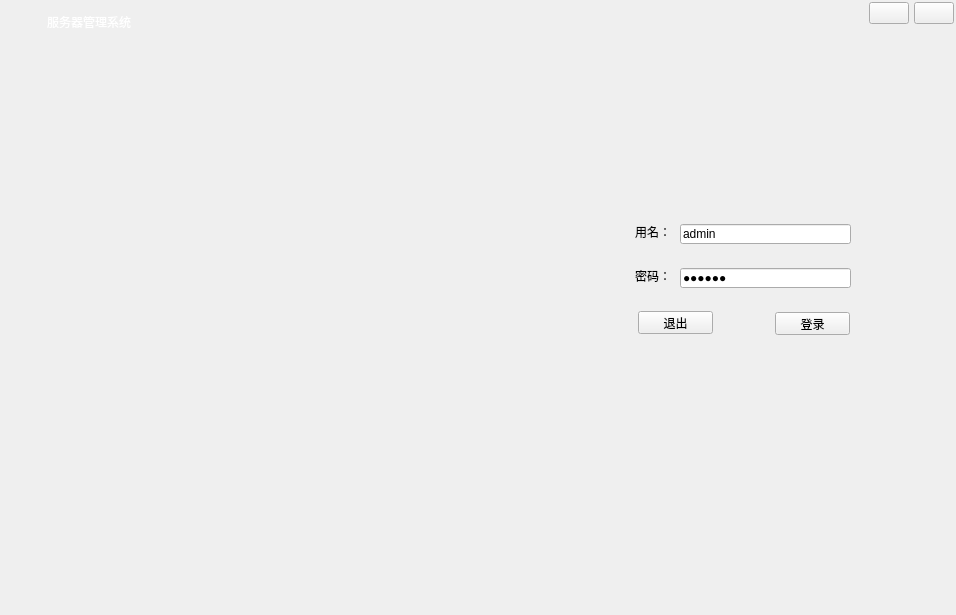
<?xml version="1.0" encoding="UTF-8"?>
<ui version="4.0">
 <class>MainWindow</class>
 <widget class="QWidget" name="MainWindow">
  <property name="geometry">
   <rect>
    <x>0</x>
    <y>0</y>
    <width>956</width>
    <height>615</height>
   </rect>
  </property>
  <property name="windowTitle">
   <string>局域网通信管理系统</string>
  </property>
  <property name="windowIcon">
   <iconset resource="images.qrc">
    <normaloff>:/resource/images/ic_app.png</normaloff>:/resource/images/ic_app.png</iconset>
  </property>
  <property name="styleSheet">
   <string notr="true"/>
  </property>
  <layout class="QVBoxLayout" name="verticalLayout">
   <property name="spacing">
    <number>0</number>
   </property>
   <property name="leftMargin">
    <number>2</number>
   </property>
   <property name="topMargin">
    <number>2</number>
   </property>
   <property name="rightMargin">
    <number>2</number>
   </property>
   <property name="bottomMargin">
    <number>2</number>
   </property>
   <item>
    <widget class="QWidget" name="widgetWinTitle" native="true">
     <property name="minimumSize">
      <size>
       <width>0</width>
       <height>40</height>
      </size>
     </property>
     <property name="maximumSize">
      <size>
       <width>16777215</width>
       <height>40</height>
      </size>
     </property>
     <layout class="QHBoxLayout" name="horizontalLayout_2" stretch="0,1,0,0">
      <property name="spacing">
       <number>5</number>
      </property>
      <property name="leftMargin">
       <number>10</number>
      </property>
      <property name="topMargin">
       <number>0</number>
      </property>
      <property name="rightMargin">
       <number>0</number>
      </property>
      <property name="bottomMargin">
       <number>0</number>
      </property>
      <item>
       <widget class="QLabel" name="labelWinIcon">
        <property name="minimumSize">
         <size>
          <width>30</width>
          <height>30</height>
         </size>
        </property>
        <property name="maximumSize">
         <size>
          <width>50</width>
          <height>50</height>
         </size>
        </property>
        <property name="text">
         <string/>
        </property>
        <property name="pixmap">
         <pixmap resource="images.qrc">:/resource/images/ic_app.png</pixmap>
        </property>
       </widget>
      </item>
      <item>
       <widget class="QLabel" name="labelWinTitle">
        <property name="styleSheet">
         <string notr="true">color: #FFFFFF;</string>
        </property>
        <property name="text">
         <string>服务器管理系统</string>
        </property>
       </widget>
      </item>
      <item alignment="Qt::AlignTop">
       <widget class="QPushButton" name="btnWinMin">
        <property name="focusPolicy">
         <enum>Qt::NoFocus</enum>
        </property>
        <property name="text">
         <string/>
        </property>
        <property name="icon">
         <iconset resource="images.qrc">
          <normaloff>:/resource/common/ic_min.png</normaloff>:/resource/common/ic_min.png</iconset>
        </property>
       </widget>
      </item>
      <item alignment="Qt::AlignTop">
       <widget class="QPushButton" name="btnWinClose">
        <property name="focusPolicy">
         <enum>Qt::NoFocus</enum>
        </property>
        <property name="text">
         <string/>
        </property>
        <property name="icon">
         <iconset resource="images.qrc">
          <normaloff>:/resource/common/ic_close_white.png</normaloff>:/resource/common/ic_close_white.png</iconset>
        </property>
       </widget>
      </item>
     </layout>
    </widget>
   </item>
   <item>
    <widget class="QWidget" name="widgetBody" native="true">
     <layout class="QHBoxLayout" name="horizontalLayout">
      <property name="spacing">
       <number>0</number>
      </property>
      <property name="leftMargin">
       <number>0</number>
      </property>
      <property name="topMargin">
       <number>0</number>
      </property>
      <property name="rightMargin">
       <number>0</number>
      </property>
      <property name="bottomMargin">
       <number>0</number>
      </property>
      <item>
       <widget class="QStackedWidget" name="stackedWidgetMain">
        <property name="styleSheet">
         <string notr="true"/>
        </property>
        <property name="currentIndex">
         <number>0</number>
        </property>
        <widget class="QWidget" name="LoginWidget">
         <widget class="QWidget" name="widgetUser" native="true">
          <property name="geometry">
           <rect>
            <x>600</x>
            <y>160</y>
            <width>282</width>
            <height>147</height>
           </rect>
          </property>
          <property name="minimumSize">
           <size>
            <width>282</width>
            <height>147</height>
           </size>
          </property>
          <property name="maximumSize">
           <size>
            <width>282</width>
            <height>147</height>
           </size>
          </property>
          <widget class="QPushButton" name="btnExit">
           <property name="geometry">
            <rect>
             <x>36</x>
             <y>109</y>
             <width>75</width>
             <height>23</height>
            </rect>
           </property>
           <property name="focusPolicy">
            <enum>Qt::NoFocus</enum>
           </property>
           <property name="text">
            <string>退出</string>
           </property>
           <property name="icon">
            <iconset resource="images.qrc">
             <normaloff>:/resource/images/ic_cancel.png</normaloff>:/resource/images/ic_cancel.png</iconset>
           </property>
          </widget>
          <widget class="QPushButton" name="btnLogin">
           <property name="geometry">
            <rect>
             <x>173</x>
             <y>110</y>
             <width>75</width>
             <height>23</height>
            </rect>
           </property>
           <property name="focusPolicy">
            <enum>Qt::NoFocus</enum>
           </property>
           <property name="text">
            <string>登录</string>
           </property>
           <property name="icon">
            <iconset resource="images.qrc">
             <normaloff>:/resource/images/ic_ok.png</normaloff>:/resource/images/ic_ok.png</iconset>
           </property>
          </widget>
          <widget class="QLabel" name="label">
           <property name="geometry">
            <rect>
             <x>33</x>
             <y>22</y>
             <width>36</width>
             <height>16</height>
            </rect>
           </property>
           <property name="text">
            <string>用名：</string>
           </property>
          </widget>
          <widget class="QLabel" name="label_2">
           <property name="geometry">
            <rect>
             <x>33</x>
             <y>66</y>
             <width>36</width>
             <height>16</height>
            </rect>
           </property>
           <property name="text">
            <string>密码：</string>
           </property>
          </widget>
          <widget class="QLineEdit" name="lineEditUser">
           <property name="geometry">
            <rect>
             <x>78</x>
             <y>22</y>
             <width>171</width>
             <height>20</height>
            </rect>
           </property>
           <property name="text">
            <string>admin</string>
           </property>
          </widget>
          <widget class="QLineEdit" name="lineEditPasswd">
           <property name="geometry">
            <rect>
             <x>78</x>
             <y>66</y>
             <width>171</width>
             <height>20</height>
            </rect>
           </property>
           <property name="text">
            <string>123456</string>
           </property>
           <property name="echoMode">
            <enum>QLineEdit::Password</enum>
           </property>
          </widget>
         </widget>
        </widget>
        <widget class="QWidget" name="MainWidget">
         <layout class="QHBoxLayout" name="horizontalLayout_3" stretch="0,0">
          <property name="spacing">
           <number>0</number>
          </property>
          <property name="leftMargin">
           <number>10</number>
          </property>
          <property name="topMargin">
           <number>0</number>
          </property>
          <property name="rightMargin">
           <number>2</number>
          </property>
          <property name="bottomMargin">
           <number>2</number>
          </property>
          <item>
           <widget class="QWidget" name="widgetNav" native="true">
            <layout class="QVBoxLayout" name="verticalLayout_3">
             <item>
              <widget class="QPushButton" name="btnUserInfoPage">
               <property name="focusPolicy">
                <enum>Qt::NoFocus</enum>
               </property>
               <property name="text">
                <string>用户查询</string>
               </property>
               <property name="icon">
                <iconset resource="images.qrc">
                 <normaloff>:/resource/images/ic_find.png</normaloff>:/resource/images/ic_find.png</iconset>
               </property>
               <property name="iconSize">
                <size>
                 <width>24</width>
                 <height>24</height>
                </size>
               </property>
               <property name="checkable">
                <bool>true</bool>
               </property>
               <property name="checked">
                <bool>true</bool>
               </property>
              </widget>
             </item>
             <item>
              <widget class="QPushButton" name="btnScorePage">
               <property name="focusPolicy">
                <enum>Qt::NoFocus</enum>
               </property>
               <property name="text">
                <string>用户信息</string>
               </property>
               <property name="icon">
                <iconset resource="images.qrc">
                 <normaloff>:/resource/images/ic_goods.png</normaloff>:/resource/images/ic_goods.png</iconset>
               </property>
               <property name="iconSize">
                <size>
                 <width>24</width>
                 <height>24</height>
                </size>
               </property>
               <property name="checkable">
                <bool>true</bool>
               </property>
              </widget>
             </item>
             <item>
              <widget class="QPushButton" name="btnScoreInsertPage">
               <property name="focusPolicy">
                <enum>Qt::NoFocus</enum>
               </property>
               <property name="text">
                <string>服务配置</string>
               </property>
               <property name="icon">
                <iconset resource="images.qrc">
                 <normaloff>:/resource/images/ic_goods.png</normaloff>:/resource/images/ic_goods.png</iconset>
               </property>
               <property name="iconSize">
                <size>
                 <width>24</width>
                 <height>24</height>
                </size>
               </property>
               <property name="checkable">
                <bool>true</bool>
               </property>
              </widget>
             </item>
             <item>
              <widget class="QPushButton" name="btnUsersPage">
               <property name="focusPolicy">
                <enum>Qt::NoFocus</enum>
               </property>
               <property name="text">
                <string>用户管理</string>
               </property>
               <property name="icon">
                <iconset resource="images.qrc">
                 <normaloff>:/resource/images/if_users.png</normaloff>:/resource/images/if_users.png</iconset>
               </property>
               <property name="iconSize">
                <size>
                 <width>24</width>
                 <height>24</height>
                </size>
               </property>
               <property name="checkable">
                <bool>true</bool>
               </property>
              </widget>
             </item>
             <item>
              <widget class="QPushButton" name="btnPasswordPage">
               <property name="focusPolicy">
                <enum>Qt::NoFocus</enum>
               </property>
               <property name="text">
                <string>密码修改</string>
               </property>
               <property name="icon">
                <iconset resource="images.qrc">
                 <normaloff>:/resource/images/ic_key.png</normaloff>:/resource/images/ic_key.png</iconset>
               </property>
               <property name="iconSize">
                <size>
                 <width>24</width>
                 <height>24</height>
                </size>
               </property>
               <property name="checkable">
                <bool>true</bool>
               </property>
              </widget>
             </item>
             <item>
              <widget class="QPushButton" name="btnDataBackup">
               <property name="focusPolicy">
                <enum>Qt::NoFocus</enum>
               </property>
               <property name="text">
                <string>数据备份</string>
               </property>
               <property name="icon">
                <iconset resource="images.qrc">
                 <normaloff>:/resource/images/ic_backup.png</normaloff>:/resource/images/ic_backup.png</iconset>
               </property>
               <property name="iconSize">
                <size>
                 <width>24</width>
                 <height>24</height>
                </size>
               </property>
               <property name="checkable">
                <bool>true</bool>
               </property>
              </widget>
             </item>
             <item>
              <spacer name="verticalSpacer">
               <property name="orientation">
                <enum>Qt::Vertical</enum>
               </property>
               <property name="sizeHint" stdset="0">
                <size>
                 <width>20</width>
                 <height>330</height>
                </size>
               </property>
              </spacer>
             </item>
             <item>
              <widget class="QPushButton" name="btnQuit">
               <property name="focusPolicy">
                <enum>Qt::NoFocus</enum>
               </property>
               <property name="text">
                <string>退出系统</string>
               </property>
               <property name="icon">
                <iconset resource="images.qrc">
                 <normaloff>:/resource/images/ic_exit.png</normaloff>:/resource/images/ic_exit.png</iconset>
               </property>
               <property name="iconSize">
                <size>
                 <width>24</width>
                 <height>24</height>
                </size>
               </property>
              </widget>
             </item>
            </layout>
           </widget>
          </item>
          <item>
           <widget class="QWidget" name="widgetRight" native="true">
            <layout class="QVBoxLayout" name="verticalLayout_8">
             <property name="spacing">
              <number>0</number>
             </property>
             <property name="leftMargin">
              <number>0</number>
             </property>
             <property name="topMargin">
              <number>0</number>
             </property>
             <property name="rightMargin">
              <number>0</number>
             </property>
             <property name="bottomMargin">
              <number>0</number>
             </property>
             <item>
              <widget class="AnimationStackedWidget" name="stackedWidgetFunc">
               <property name="currentIndex">
                <number>5</number>
               </property>
               <widget class="QWidget" name="page">
                <layout class="QVBoxLayout" name="verticalLayout_11">
                 <item alignment="Qt::AlignLeft|Qt::AlignTop">
                  <widget class="QGroupBox" name="groupBox_2">
                   <property name="title">
                    <string>用户信息</string>
                   </property>
                   <layout class="QVBoxLayout" name="verticalLayout_4"/>
                  </widget>
                 </item>
                </layout>
               </widget>
               <widget class="QWidget" name="page_2">
                <layout class="QVBoxLayout" name="verticalLayout_5" stretch="0">
                 <property name="spacing">
                  <number>10</number>
                 </property>
                 <property name="leftMargin">
                  <number>10</number>
                 </property>
                 <property name="topMargin">
                  <number>10</number>
                 </property>
                 <property name="rightMargin">
                  <number>10</number>
                 </property>
                 <property name="bottomMargin">
                  <number>10</number>
                 </property>
                 <item>
                  <widget class="QTextBrowser" name="textBrowser"/>
                 </item>
                </layout>
               </widget>
               <widget class="QWidget" name="page_3">
                <layout class="QVBoxLayout" name="verticalLayout_9"/>
               </widget>
               <widget class="QWidget" name="page_4">
                <layout class="QHBoxLayout" name="horizontalLayout_6" stretch="0,1,0">
                 <property name="spacing">
                  <number>10</number>
                 </property>
                 <property name="leftMargin">
                  <number>10</number>
                 </property>
                 <property name="topMargin">
                  <number>10</number>
                 </property>
                 <property name="rightMargin">
                  <number>10</number>
                 </property>
                 <property name="bottomMargin">
                  <number>0</number>
                 </property>
                 <item>
                  <widget class="QWidget" name="widget_2" native="true"/>
                 </item>
                 <item>
                  <widget class="QTableView" name="tableViewUsers"/>
                 </item>
                 <item>
                  <widget class="QGroupBox" name="groupBox_5">
                   <property name="title">
                    <string>用户管理</string>
                   </property>
                   <layout class="QVBoxLayout" name="verticalLayout_7">
                    <item>
                     <layout class="QGridLayout" name="gridLayout_3">
                      <item row="1" column="1" colspan="2">
                       <widget class="QLineEdit" name="lineEditAddPasswd">
                        <property name="placeholderText">
                         <string>默认1~6</string>
                        </property>
                       </widget>
                      </item>
                      <item row="1" column="0">
                       <widget class="QLabel" name="label_12">
                        <property name="text">
                         <string>用户密码：</string>
                        </property>
                       </widget>
                      </item>
                      <item row="3" column="0">
                       <widget class="QLabel" name="label_14">
                        <property name="text">
                         <string>联系电话：</string>
                        </property>
                       </widget>
                      </item>
                      <item row="5" column="0" colspan="2">
                       <widget class="QLabel" name="label_10">
                        <property name="text">
                         <string>用户头像：</string>
                        </property>
                        <property name="alignment">
                         <set>Qt::AlignLeading|Qt::AlignLeft|Qt::AlignTop</set>
                        </property>
                       </widget>
                      </item>
                      <item row="2" column="0">
                       <widget class="QLabel" name="label_13">
                        <property name="text">
                         <string>工作组：</string>
                        </property>
                       </widget>
                      </item>
                      <item row="4" column="1" colspan="2">
                       <widget class="QLineEdit" name="lineEditUserEmail">
                        <property name="placeholderText">
                         <string>工作邮箱</string>
                        </property>
                       </widget>
                      </item>
                      <item row="5" column="2">
                       <widget class="QLabel" name="labelUserHead">
                        <property name="minimumSize">
                         <size>
                          <width>66</width>
                          <height>66</height>
                         </size>
                        </property>
                        <property name="maximumSize">
                         <size>
                          <width>66</width>
                          <height>66</height>
                         </size>
                        </property>
                        <property name="styleSheet">
                         <string notr="true">QLabel {
	border: 1px solid #C9C9C9;
	border-radius: 2px;
}</string>
                        </property>
                        <property name="text">
                         <string/>
                        </property>
                        <property name="pixmap">
                         <pixmap resource="images.qrc">:/resource/images/if_users.png</pixmap>
                        </property>
                        <property name="alignment">
                         <set>Qt::AlignCenter</set>
                        </property>
                       </widget>
                      </item>
                      <item row="3" column="1" colspan="2">
                       <widget class="QLineEdit" name="lineEditUserPhone">
                        <property name="placeholderText">
                         <string>联系电话</string>
                        </property>
                       </widget>
                      </item>
                      <item row="0" column="0">
                       <widget class="QLabel" name="label_11">
                        <property name="text">
                         <string>用户姓名：</string>
                        </property>
                       </widget>
                      </item>
                      <item row="2" column="1" colspan="2">
                       <widget class="QLineEdit" name="lineEditUserGroup">
                        <property name="placeholderText">
                         <string>工作组</string>
                        </property>
                       </widget>
                      </item>
                      <item row="0" column="1" colspan="2">
                       <widget class="QLineEdit" name="lineEditAddUser">
                        <property name="placeholderText">
                         <string>用户姓名</string>
                        </property>
                       </widget>
                      </item>
                      <item row="4" column="0">
                       <widget class="QLabel" name="label_18">
                        <property name="text">
                         <string>工作邮箱：</string>
                        </property>
                       </widget>
                      </item>
                     </layout>
                    </item>
                    <item>
                     <spacer name="verticalSpacer_3">
                      <property name="orientation">
                       <enum>Qt::Vertical</enum>
                      </property>
                      <property name="sizeHint" stdset="0">
                       <size>
                        <width>20</width>
                        <height>223</height>
                       </size>
                      </property>
                     </spacer>
                    </item>
                    <item>
                     <layout class="QGridLayout" name="gridLayout_2">
                      <item row="0" column="0">
                       <widget class="QPushButton" name="btnUserInsert">
                        <property name="focusPolicy">
                         <enum>Qt::NoFocus</enum>
                        </property>
                        <property name="text">
                         <string>添加</string>
                        </property>
                        <property name="icon">
                         <iconset resource="images.qrc">
                          <normaloff>:/resource/images/ic_add.png</normaloff>:/resource/images/ic_add.png</iconset>
                        </property>
                       </widget>
                      </item>
                      <item row="0" column="1">
                       <widget class="QPushButton" name="btnUserRefresh">
                        <property name="focusPolicy">
                         <enum>Qt::NoFocus</enum>
                        </property>
                        <property name="text">
                         <string>刷新</string>
                        </property>
                        <property name="icon">
                         <iconset resource="images.qrc">
                          <normaloff>:/resource/images/ic_refresh.png</normaloff>:/resource/images/ic_refresh.png</iconset>
                        </property>
                       </widget>
                      </item>
                      <item row="1" column="0">
                       <widget class="QPushButton" name="btnUserEdit">
                        <property name="focusPolicy">
                         <enum>Qt::NoFocus</enum>
                        </property>
                        <property name="text">
                         <string>修改</string>
                        </property>
                        <property name="icon">
                         <iconset resource="images.qrc">
                          <normaloff>:/resource/images/ic_edit.png</normaloff>:/resource/images/ic_edit.png</iconset>
                        </property>
                       </widget>
                      </item>
                      <item row="1" column="1">
                       <widget class="QPushButton" name="btnUserDelete">
                        <property name="focusPolicy">
                         <enum>Qt::NoFocus</enum>
                        </property>
                        <property name="text">
                         <string>删除</string>
                        </property>
                        <property name="icon">
                         <iconset resource="images.qrc">
                          <normaloff>:/resource/images/ic_delete.png</normaloff>:/resource/images/ic_delete.png</iconset>
                        </property>
                       </widget>
                      </item>
                     </layout>
                    </item>
                   </layout>
                  </widget>
                 </item>
                </layout>
               </widget>
               <widget class="QWidget" name="page_5">
                <widget class="QGroupBox" name="groupBox_6">
                 <property name="geometry">
                  <rect>
                   <x>180</x>
                   <y>170</y>
                   <width>351</width>
                   <height>251</height>
                  </rect>
                 </property>
                 <property name="title">
                  <string>修改密码</string>
                 </property>
                 <layout class="QVBoxLayout" name="verticalLayout_2">
                  <item>
                   <layout class="QFormLayout" name="formLayout_3">
                    <item row="0" column="0">
                     <widget class="QLabel" name="label_15">
                      <property name="text">
                       <string>旧密码：</string>
                      </property>
                     </widget>
                    </item>
                    <item row="0" column="1">
                     <widget class="QLineEdit" name="lineEditOldPasswd">
                      <property name="echoMode">
                       <enum>QLineEdit::Password</enum>
                      </property>
                     </widget>
                    </item>
                    <item row="1" column="0">
                     <widget class="QLabel" name="label_16">
                      <property name="text">
                       <string>新密码：</string>
                      </property>
                     </widget>
                    </item>
                    <item row="1" column="1">
                     <widget class="QLineEdit" name="lineEditNewPasswd">
                      <property name="echoMode">
                       <enum>QLineEdit::Password</enum>
                      </property>
                     </widget>
                    </item>
                    <item row="2" column="0">
                     <widget class="QLabel" name="label_17">
                      <property name="text">
                       <string>新密码：</string>
                      </property>
                     </widget>
                    </item>
                    <item row="2" column="1">
                     <widget class="QLineEdit" name="lineEditNewPasswd2">
                      <property name="echoMode">
                       <enum>QLineEdit::Password</enum>
                      </property>
                     </widget>
                    </item>
                   </layout>
                  </item>
                  <item>
                   <spacer name="verticalSpacer_5">
                    <property name="orientation">
                     <enum>Qt::Vertical</enum>
                    </property>
                    <property name="sizeHint" stdset="0">
                     <size>
                      <width>20</width>
                      <height>50</height>
                     </size>
                    </property>
                   </spacer>
                  </item>
                  <item>
                   <layout class="QHBoxLayout" name="horizontalLayout_8">
                    <item>
                     <spacer name="horizontalSpacer_4">
                      <property name="orientation">
                       <enum>Qt::Horizontal</enum>
                      </property>
                      <property name="sizeHint" stdset="0">
                       <size>
                        <width>37</width>
                        <height>17</height>
                       </size>
                      </property>
                     </spacer>
                    </item>
                    <item>
                     <widget class="QPushButton" name="btnPasswdChange">
                      <property name="minimumSize">
                       <size>
                        <width>150</width>
                        <height>30</height>
                       </size>
                      </property>
                      <property name="focusPolicy">
                       <enum>Qt::NoFocus</enum>
                      </property>
                      <property name="text">
                       <string>修改</string>
                      </property>
                      <property name="icon">
                       <iconset resource="images.qrc">
                        <normaloff>:/resource/images/ic_ok.png</normaloff>:/resource/images/ic_ok.png</iconset>
                      </property>
                     </widget>
                    </item>
                    <item>
                     <spacer name="horizontalSpacer_3">
                      <property name="orientation">
                       <enum>Qt::Horizontal</enum>
                      </property>
                      <property name="sizeHint" stdset="0">
                       <size>
                        <width>40</width>
                        <height>20</height>
                       </size>
                      </property>
                     </spacer>
                    </item>
                   </layout>
                  </item>
                  <item>
                   <spacer name="verticalSpacer_4">
                    <property name="orientation">
                     <enum>Qt::Vertical</enum>
                    </property>
                    <property name="sizeHint" stdset="0">
                     <size>
                      <width>20</width>
                      <height>45</height>
                     </size>
                    </property>
                   </spacer>
                  </item>
                 </layout>
                </widget>
               </widget>
               <widget class="QWidget" name="page_6">
                <layout class="QVBoxLayout" name="verticalLayout_6">
                 <item>
                  <widget class="QGroupBox" name="groupBox">
                   <property name="title">
                    <string/>
                   </property>
                   <layout class="QVBoxLayout" name="verticalLayout_10">
                    <item>
                     <layout class="QHBoxLayout" name="horizontalLayout_14">
                      <item>
                       <widget class="QLabel" name="label_6">
                        <property name="text">
                         <string>备份目录：</string>
                        </property>
                       </widget>
                      </item>
                      <item>
                       <widget class="QLineEdit" name="lineEditBackup">
                        <property name="minimumSize">
                         <size>
                          <width>350</width>
                          <height>0</height>
                         </size>
                        </property>
                        <property name="readOnly">
                         <bool>true</bool>
                        </property>
                       </widget>
                      </item>
                      <item>
                       <widget class="QToolButton" name="toolButton">
                        <property name="text">
                         <string>...</string>
                        </property>
                       </widget>
                      </item>
                      <item>
                       <spacer name="horizontalSpacer_5">
                        <property name="orientation">
                         <enum>Qt::Horizontal</enum>
                        </property>
                        <property name="sizeHint" stdset="0">
                         <size>
                          <width>40</width>
                          <height>20</height>
                         </size>
                        </property>
                       </spacer>
                      </item>
                      <item>
                       <widget class="QPushButton" name="btnBackup">
                        <property name="text">
                         <string>备份</string>
                        </property>
                        <property name="icon">
                         <iconset resource="images.qrc">
                          <normaloff>:/resource/images/ic_data_backup.png</normaloff>:/resource/images/ic_data_backup.png</iconset>
                        </property>
                        <property name="iconSize">
                         <size>
                          <width>24</width>
                          <height>24</height>
                         </size>
                        </property>
                       </widget>
                      </item>
                      <item>
                       <widget class="QPushButton" name="btnDataUdo">
                        <property name="text">
                         <string>还原</string>
                        </property>
                        <property name="icon">
                         <iconset resource="images.qrc">
                          <normaloff>:/resource/images/ic_data_udo.png</normaloff>:/resource/images/ic_data_udo.png</iconset>
                        </property>
                        <property name="iconSize">
                         <size>
                          <width>24</width>
                          <height>24</height>
                         </size>
                        </property>
                       </widget>
                      </item>
                     </layout>
                    </item>
                    <item>
                     <spacer name="verticalSpacer_2">
                      <property name="orientation">
                       <enum>Qt::Vertical</enum>
                      </property>
                      <property name="sizeHint" stdset="0">
                       <size>
                        <width>20</width>
                        <height>490</height>
                       </size>
                      </property>
                     </spacer>
                    </item>
                   </layout>
                  </widget>
                 </item>
                </layout>
               </widget>
              </widget>
             </item>
             <item>
              <widget class="QWidget" name="widgetStatus" native="true">
               <property name="minimumSize">
                <size>
                 <width>0</width>
                 <height>35</height>
                </size>
               </property>
               <layout class="QHBoxLayout" name="horizontalLayout_5" stretch="1,0,0">
                <property name="leftMargin">
                 <number>2</number>
                </property>
                <property name="topMargin">
                 <number>2</number>
                </property>
                <property name="rightMargin">
                 <number>2</number>
                </property>
                <property name="bottomMargin">
                 <number>2</number>
                </property>
                <item>
                 <widget class="QWidget" name="widget" native="true"/>
                </item>
                <item>
                 <widget class="QLabel" name="labelHostAddr">
                  <property name="text">
                   <string>本机IP：192.168.1.1</string>
                  </property>
                 </widget>
                </item>
                <item>
                 <widget class="QLabel" name="labelSystemTime">
                  <property name="minimumSize">
                   <size>
                    <width>200</width>
                    <height>0</height>
                   </size>
                  </property>
                  <property name="text">
                   <string/>
                  </property>
                  <property name="alignment">
                   <set>Qt::AlignCenter</set>
                  </property>
                 </widget>
                </item>
               </layout>
              </widget>
             </item>
            </layout>
           </widget>
          </item>
         </layout>
        </widget>
       </widget>
      </item>
     </layout>
    </widget>
   </item>
  </layout>
 </widget>
 <layoutdefault spacing="6" margin="11"/>
 <customwidgets>
  <customwidget>
   <class>AnimationStackedWidget</class>
   <extends>QStackedWidget</extends>
   <header>animationstackedwidget.h</header>
   <container>1</container>
  </customwidget>
 </customwidgets>
 <tabstops>
  <tabstop>lineEditUser</tabstop>
  <tabstop>lineEditPasswd</tabstop>
 </tabstops>
 <resources>
  <include location="images.qrc"/>
 </resources>
 <connections/>
</ui>
